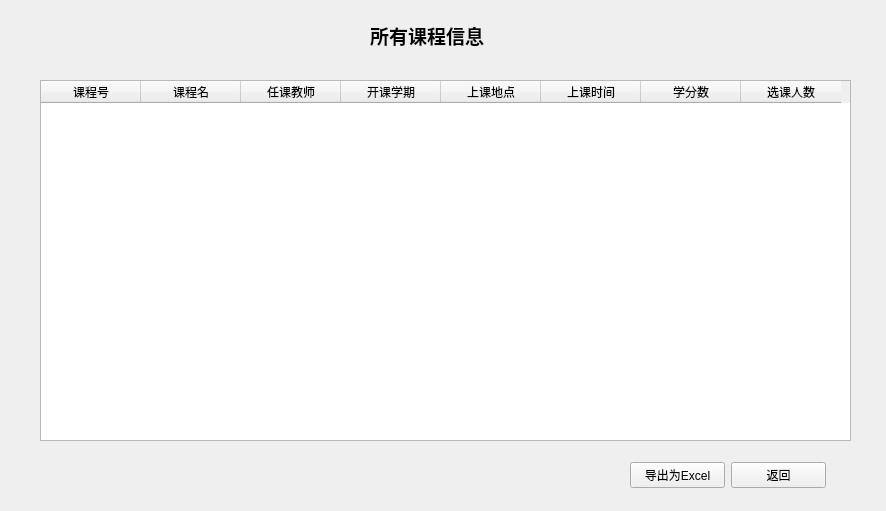
<?xml version="1.0" encoding="UTF-8"?>
<ui version="4.0">
 <class>allCourseInfo</class>
 <widget class="QWidget" name="allCourseInfo">
  <property name="geometry">
   <rect>
    <x>0</x>
    <y>0</y>
    <width>886</width>
    <height>511</height>
   </rect>
  </property>
  <property name="windowTitle">
   <string>Form</string>
  </property>
  <widget class="QLabel" name="label">
   <property name="geometry">
    <rect>
     <x>370</x>
     <y>20</y>
     <width>151</width>
     <height>31</height>
    </rect>
   </property>
   <property name="font">
    <font>
     <family>Arial</family>
     <pointsize>14</pointsize>
     <weight>75</weight>
     <bold>true</bold>
    </font>
   </property>
   <property name="text">
    <string>所有课程信息</string>
   </property>
  </widget>
  <widget class="QTableWidget" name="courseIInfoTable">
   <property name="geometry">
    <rect>
     <x>40</x>
     <y>80</y>
     <width>811</width>
     <height>361</height>
    </rect>
   </property>
   <column>
    <property name="text">
     <string>课程号</string>
    </property>
   </column>
   <column>
    <property name="text">
     <string>课程名</string>
    </property>
   </column>
   <column>
    <property name="text">
     <string>任课教师</string>
    </property>
   </column>
   <column>
    <property name="text">
     <string>开课学期</string>
    </property>
   </column>
   <column>
    <property name="text">
     <string>上课地点</string>
    </property>
   </column>
   <column>
    <property name="text">
     <string>上课时间</string>
    </property>
   </column>
   <column>
    <property name="text">
     <string>学分数</string>
    </property>
   </column>
   <column>
    <property name="text">
     <string>选课人数</string>
    </property>
   </column>
  </widget>
  <widget class="QWidget" name="">
   <property name="geometry">
    <rect>
     <x>630</x>
     <y>460</y>
     <width>196</width>
     <height>30</height>
    </rect>
   </property>
   <layout class="QGridLayout" name="gridLayout">
    <item row="0" column="0">
     <widget class="QPushButton" name="export_button">
      <property name="text">
       <string>导出为Excel</string>
      </property>
     </widget>
    </item>
    <item row="0" column="1">
     <widget class="QPushButton" name="back_button">
      <property name="text">
       <string>返回</string>
      </property>
     </widget>
    </item>
   </layout>
  </widget>
 </widget>
 <resources/>
 <connections/>
</ui>
